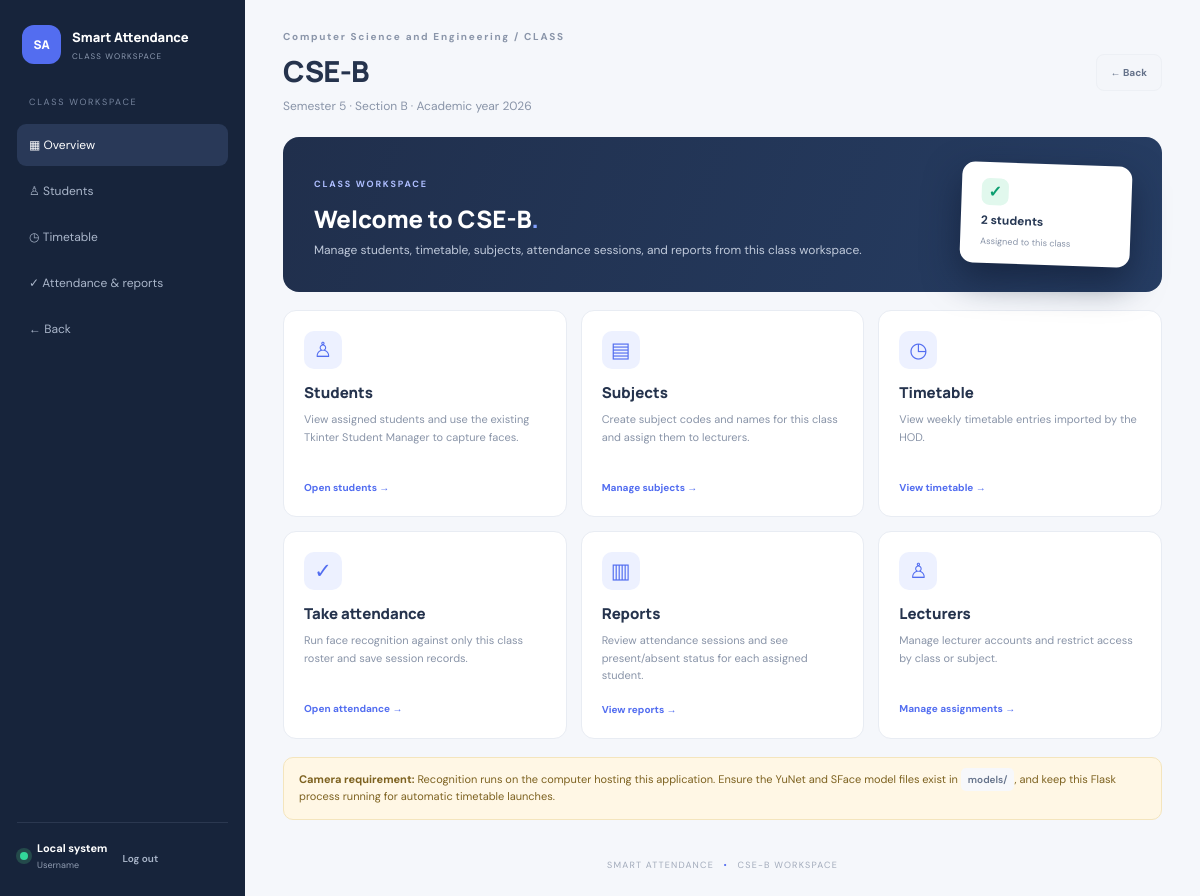
The app's page /classes/1 (signed in) with its own data.
### tables this page shows
CREATE TABLE users (
            id INTEGER PRIMARY KEY AUTOINCREMENT, username TEXT NOT NULL UNIQUE,
            password_hash TEXT NOT NULL, role TEXT NOT NULL CHECK(role IN ('hod','lecturer')),
            display_name TEXT NOT NULL, is_active INTEGER NOT NULL DEFAULT 1,
            created_at TEXT NOT NULL);

CREATE TABLE departments (
            id INTEGER PRIMARY KEY AUTOINCREMENT,
            code TEXT NOT NULL UNIQUE COLLATE NOCASE,
            name TEXT NOT NULL,
            description TEXT NOT NULL DEFAULT '',
            created_at TEXT NOT NULL);

CREATE TABLE classes (
            id INTEGER PRIMARY KEY AUTOINCREMENT,
            class_code TEXT NOT NULL UNIQUE COLLATE NOCASE,
            department TEXT NOT NULL,
            semester INTEGER NOT NULL CHECK(semester BETWEEN 1 AND 8),
            section TEXT NOT NULL,
            academic_year TEXT NOT NULL,
            created_at TEXT NOT NULL,
            updated_at TEXT NOT NULL);

### app.py (the view)
@app.get("/classes/<int:class_id>")
@class_access_required
def class_dashboard(class_id):
    with db() as conn:
        class_record = conn.execute("SELECT * FROM classes WHERE id=?", (class_id,)).fetchone()
        if not class_record:
            flash("Class not found.", "error")
            return redirect(url_for("department_management"))
        department = conn.execute("SELECT * FROM departments WHERE upper(code)=upper(?) OR upper(name)=upper(?) LIMIT 1",
                                  (class_record["department"], class_record["department"])).fetchone()
        student_count = conn.execute("SELECT COUNT(*) FROM class_students WHERE class_id=?", (class_id,)).fetchone()[0]
        assigned_rolls = [r[0] for r in conn.execute("SELECT roll FROM class_students WHERE class_id=?", (class_id,))]
    return render_template("class_dashboard.html", class_record=class_record, department=department,
                           student_count=student_count, admin_user=session.get("username", "hod"),
                           user_role=session.get("role", "hod"))

### app.py (called while the page is built, shortened)
@contextmanager
def db():
    conn = sqlite3.connect(DASHBOARD_DB, timeout=10)
    conn.row_factory = sqlite3.Row
    conn.execute("PRAGMA foreign_keys = ON")
    try:
        yield conn
        conn.commit()
    except Exception:
        conn.rollback()
        raise
    finally:
        conn.close()

def login_required(fn):
    @wraps(fn)
    def wrapped(*args, **kwargs):
        if not session.get("user_id"):
            return redirect(url_for("login", next=request.path))
        with db() as conn:
            user = conn.execute("SELECT id, username, role, display_name, is_active FROM users WHERE id=?",
                                (session["user_id"],)).fetchone()
        if not user or not user["is_active"]:
            session.clear()
            return redirect(url_for("login"))
        return fn(*args, **kwargs)
    return wrapped

def class_access_allowed(class_id):
    if session.get("role") == "hod":
        return True

def class_access_required(fn):
    @wraps(fn)
    @login_required
    def wrapped(*args, **kwargs):
        class_id = kwargs.get("class_id")
        if class_id is None or not class_access_allowed(class_id):
            return render_template("forbidden.html"), 403
        return fn(*args, **kwargs)
    return wrapped

### templates/class_dashboard.html
<!doctype html><html lang="en"><head><meta charset="utf-8"><meta name="viewport" content="width=device-width,initial-scale=1"><title>{{ class_record.class_code }} | Smart Attendance</title><link rel="stylesheet" href="{{ url_for('static', filename='style.css') }}"></head><body><div class="layout"><aside class="sidebar"><div class="brand"><span class="brand-icon">SA</span><div><b>Smart Attendance</b><small>CLASS WORKSPACE</small></div></div><nav><span class="nav-label">CLASS WORKSPACE</span><a class="active" href="{{ url_for('class_dashboard',class_id=class_record.id) }}">▦ Overview</a><a href="{{ url_for('class_students',class_id=class_record.id) }}">♙ Students</a><a href="{{ url_for('class_timetable',class_id=class_record.id) }}">◷ Timetable</a><a href="{{ url_for('class_attendance_page',class_id=class_record.id) }}">✓ Attendance & reports</a><a href="{{ url_for('department_management') if user_role=='hod' else url_for('lecturer_dashboard') }}">← Back</a></nav><div class="side-bottom"><span class="online"></span><div><b>Local system</b><small>{{ admin_user }}</small></div><form method="post" action="{{ url_for('logout') }}"><button class="logout" type="submit">Log out</button></form></div></aside><main class="main"><header class="topbar"><div><div class="eyebrow">{{ department.name if department else class_record.department }} / CLASS</div><h1>{{ class_record.class_code }}</h1><p>Semester {{ class_record.semester }} · Section {{ class_record.section }} · Academic year {{ class_record.academic_year }}</p></div><a class="button ghost" href="{{ url_for('department_management') if user_role=='hod' else url_for('lecturer_dashboard') }}">← Back</a></header>{% with messages=get_flashed_messages(with_categories=true) %}{% for category,message in messages %}<div class="flash {{ category }}">{{ message }}</div>{% endfor %}{% endwith %}<section class="hero"><div><span class="tag">CLASS WORKSPACE</span><h2>Welcome to {{ class_record.class_code }}<span>.</span></h2><p>Manage students, timetable, subjects, attendance sessions, and reports from this class workspace.</p></div><div class="hero-art"><div class="hero-check">✓</div><b>{{ student_count }} students</b><small>Assigned to this class</small></div></section><section class="class-module-grid"><a class="class-module-card" href="{{ url_for('class_students',class_id=class_record.id) }}"><span>♙</span><h3>Students</h3><p>View assigned students and use the existing Tkinter Student Manager to capture faces.</p><b>Open students →</b></a>{% if user_role=='hod' %}<a class="class-module-card" href="{{ url_for('class_subjects',class_id=class_record.id) }}"><span>▤</span><h3>Subjects</h3><p>Create subject codes and names for this class and assign them to lecturers.</p><b>Manage subjects →</b></a>{% endif %}<a class="class-module-card" href="{{ url_for('class_timetable',class_id=class_record.id) }}"><span>◷</span><h3>Timetable</h3><p>View weekly timetable entries imported by the HOD.</p><b>View timetable →</b></a><a class="class-module-card" href="{{ url_for('class_attendance_page',class_id=class_record.id) }}"><span>✓</span><h3>Take attendance</h3><p>Run face recognition against only this class roster and save session records.</p><b>Open attendance →</b></a><a class="class-module-card" href="{{ url_for('class_attendance_page',class_id=class_record.id) }}"><span>▥</span><h3>Reports</h3><p>Review attendance sessions and see present/absent status for each assigned student.</p><b>View reports →</b></a>{% if user_role=='hod' %}<a class="class-module-card" href="{{ url_for('lecturers_page') }}"><span>♙</span><h3>Lecturers</h3><p>Manage lecturer accounts and restrict access by class or subject.</p><b>Manage assignments →</b></a>{% endif %}</section><div class="notice"><b>Camera requirement:</b> Recognition runs on the computer hosting this application. Ensure the YuNet and SFace model files exist in <code>models/</code>, and keep this Flask process running for automatic timetable launches.</div><footer>SMART ATTENDANCE <span>•</span> {{ class_record.class_code }} WORKSPACE</footer></main></div></body></html>

### static/style.css (style rules this page uses)
:root { --bg:#f5f7fb;--line:#e8ecf3;--ink:#25334d;--muted:#8994a8;--blue:#526df0;--green:#13a678;--red:#e05b67;--purple:#8267e8 }
* { box-sizing:border-box }
body { margin:0;background:var(--bg);font-family:'DM Sans',sans-serif;color:var(--ink) }
a { color:inherit;text-decoration:none }
.layout { min-height:100vh }
.sidebar { width:245px;background:#17243b;color:#d7deeb;position:fixed;inset:0 auto 0 0;padding:25px 17px;display:flex;flex-direction:column;z-index:5 }
.brand { display:flex;align-items:center;gap:11px;padding:0 5px 32px }
.brand-icon { width:39px;height:39px;border-radius:12px;background:#536df0;color:white;display:grid;place-items:center;font:800 12px Manrope;flex-shrink:0 }
.brand b,.brand small { display:block }
.brand b { font:800 13px Manrope;color:#fff }
.brand small { font-size:8px;letter-spacing:1.1px;color:#8e9bb1;margin-top:5px }
.nav-label { display:block;font-size:9px;letter-spacing:1.7px;color:#77859e;padding:0 12px 12px }
.sidebar nav a { display:block;padding:13px 12px;margin:4px 0;border-radius:9px;color:#aab6ca;font-size:12px }
.sidebar nav a.active,.sidebar nav a:hover { background:#293958;color:#fff }
.side-bottom { margin-top:auto;border-top:1px solid #2b3850;padding:18px 3px 0;display:flex;align-items:center;gap:9px }
.side-bottom b,.side-bottom small { display:block }
.side-bottom b { font-size:11px;color:white }
.side-bottom small { font-size:9px;color:#8f9bb0;margin-top:4px }
.online { width:8px;height:8px;border-radius:50%;background:#32d69a;box-shadow:0 0 0 4px #244a4b;flex-shrink:0 }
.logout { border:0;background:transparent;color:#aab6ca;font:600 10px 'DM Sans';cursor:pointer;margin-left:auto }
.main { margin-left:245px;padding:30px 38px 20px;max-width:1700px }
.topbar { display:flex;justify-content:space-between;align-items:center;gap:20px;margin-bottom:23px }
.eyebrow { font-size:10px;letter-spacing:1.7px;font-weight:700;color:#8a95a9;margin-bottom:8px }
.topbar h1 { font:800 29px Manrope;margin:0;letter-spacing:-.8px }
.topbar p,.panel-head p { color:var(--muted);font-size:12px;margin:7px 0 0 }
.hero { background:linear-gradient(110deg,#202f4c,#263d63);border-radius:16px;padding:27px 31px;color:white;display:flex;justify-content:space-between;align-items:center;min-height:155px;margin-bottom:18px }
.tag { font-size:9px;font-weight:700;letter-spacing:1.8px;color:#aebeff }
.hero h2 { font:800 24px Manrope;margin:10px 0 7px }
.hero h2 span { color:#83a1ff }
.hero p { font-size:12px;color:#c0cadb;margin:0 }
.hero-art { background:#fff;color:#263753;border-radius:13px;padding:16px 20px;min-width:170px;box-shadow:0 15px 35px #111c35aa;display:flex;flex-direction:column;gap:7px;transform:rotate(2deg) }
.hero-art b { font-size:12px }
.hero-art small { font-size:9px;color:var(--muted) }
.hero-check { background:#e1f8ed;color:#0c9e70;width:27px;height:27px;border-radius:8px;display:grid;place-items:center;font-weight:800 }
.button { border:0;border-radius:8px;padding:11px 14px;display:inline-flex;align-items:center;justify-content:center;font:700 10px 'DM Sans';cursor:pointer;white-space:nowrap;text-decoration:none }
.button.ghost { color:#65728a;background:#f4f6fa;border:1px solid #edf0f5 }
code { font:600 10px 'DM Sans';color:#64728a;background:#f7f8fb;padding:5px 7px;border-radius:5px }
footer { text-align:center;padding:24px 0 5px;font-size:9px;color:#a1aaba;letter-spacing:1.2px }
footer span { padding:0 6px;color:#526cf0 }
.notice { background:#fff7e5;border:1px solid #f4e5bd;color:#7d6220;border-radius:10px;padding:13px 15px;font-size:11px;line-height:1.6;margin:15px 0 }
.class-module-grid { display:grid;grid-template-columns:repeat(3,minmax(0,1fr));gap:14px;margin:18px 0 }
.class-module-card { display:block;background:#fff;border:1px solid var(--line);border-radius:13px;padding:20px;color:var(--ink);min-width:0 }
.class-module-card>span { display:grid;place-items:center;width:38px;height:38px;border-radius:10px;background:#edf1ff;color:var(--blue);font-size:21px;margin-bottom:13px }
.class-module-card h3 { font:800 15px Manrope;margin:0 0 8px }
.class-module-card p { font-size:11px;line-height:1.6;color:var(--muted);min-height:52px;margin:0 0 12px }
.class-module-card>b { font-size:10px;color:var(--blue) }

### records on screen
users: username "Username"
departments: name "Computer Science and Engineering"
classes: class_code "CSE-B", semester "5", section "B", academic_year "2026"

### other values on screen
{{ student_count }} "2"
